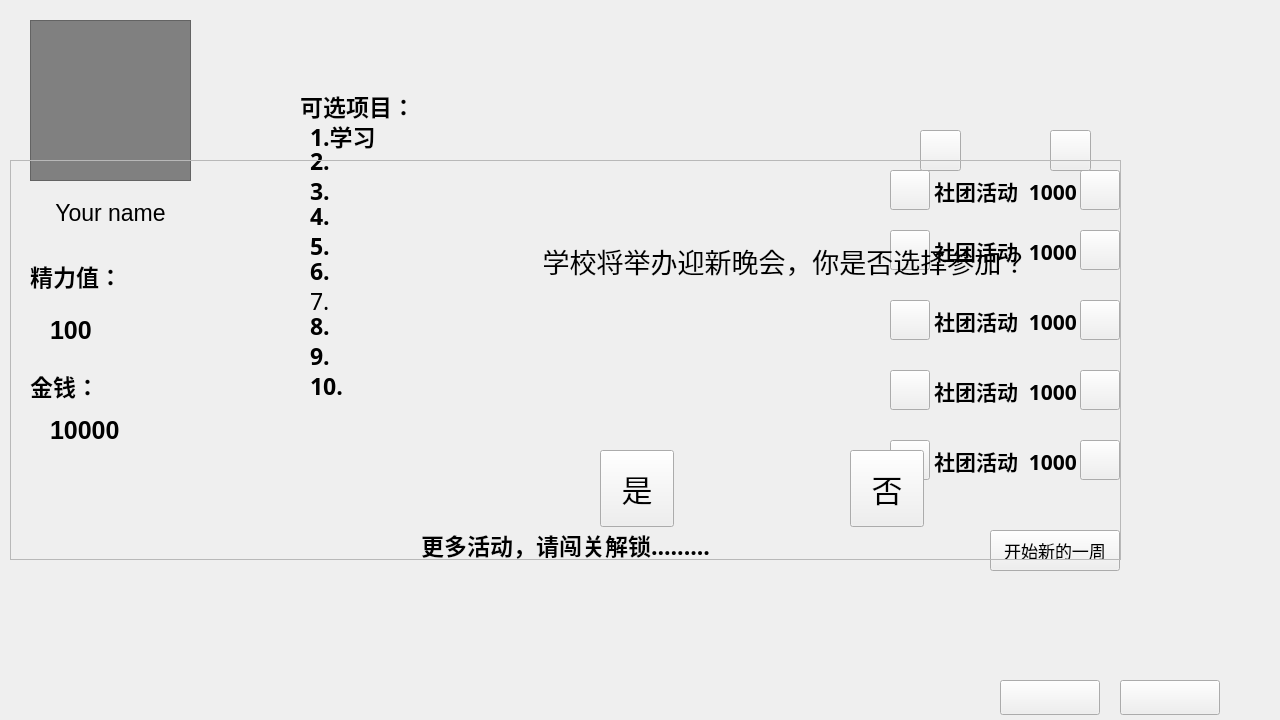
<?xml version="1.0" encoding="UTF-8"?>
<ui version="4.0">
 <class>allocateEnergy</class>
 <widget class="QMainWindow" name="allocateEnergy">
  <property name="geometry">
   <rect>
    <x>0</x>
    <y>0</y>
    <width>1280</width>
    <height>720</height>
   </rect>
  </property>
  <property name="windowTitle">
   <string>MainWindow</string>
  </property>
  <property name="styleSheet">
   <string notr="true">#centralwidget{border-image: url(:/image/resource/Strength_assign/p0424_l.png);}</string>
  </property>
  <widget class="QWidget" name="centralwidget">
   <widget class="QLabel" name="label">
    <property name="geometry">
     <rect>
      <x>230</x>
      <y>40</y>
      <width>991</width>
      <height>631</height>
     </rect>
    </property>
    <property name="styleSheet">
     <string notr="true">border-image: url(:/image/resource/Strength_assign/02_brown.png);</string>
    </property>
    <property name="text">
     <string/>
    </property>
   </widget>
   <widget class="QPushButton" name="pushButton_exit">
    <property name="geometry">
     <rect>
      <x>1120</x>
      <y>680</y>
      <width>100</width>
      <height>35</height>
     </rect>
    </property>
    <property name="styleSheet">
     <string notr="true">#pushButton_exit{
	border-image: url(:/image/resource/exit_button2.png);
	}
#pushButton_exit:hover{
	
	border-image: url(:/image/resource/exit_hover.png);
}</string>
    </property>
    <property name="text">
     <string/>
    </property>
   </widget>
   <widget class="QPushButton" name="pushButton_save">
    <property name="geometry">
     <rect>
      <x>1000</x>
      <y>680</y>
      <width>100</width>
      <height>35</height>
     </rect>
    </property>
    <property name="styleSheet">
     <string notr="true">#pushButton_save{
	
	border-image: url(:/image/resource/save_button2.png);
	}
#pushButton_save:hover{
	
	border-image: url(:/image/resource/save_hover.png);
	}</string>
    </property>
    <property name="text">
     <string/>
    </property>
   </widget>
   <widget class="QLabel" name="label_2">
    <property name="geometry">
     <rect>
      <x>290</x>
      <y>80</y>
      <width>541</width>
      <height>551</height>
     </rect>
    </property>
    <property name="styleSheet">
     <string notr="true">#label_2{border-image: url(:/image/resource/Strength_assign/paper2_yellow_l.png);}</string>
    </property>
    <property name="text">
     <string/>
    </property>
   </widget>
   <widget class="QLabel" name="label_3">
    <property name="geometry">
     <rect>
      <x>850</x>
      <y>90</y>
      <width>311</width>
      <height>531</height>
     </rect>
    </property>
    <property name="styleSheet">
     <string notr="true">border-image: url(:/image/resource/Strength_assign/label2_l.png);</string>
    </property>
    <property name="text">
     <string/>
    </property>
   </widget>
   <widget class="QPushButton" name="pushButton_next">
    <property name="geometry">
     <rect>
      <x>990</x>
      <y>530</y>
      <width>130</width>
      <height>41</height>
     </rect>
    </property>
    <property name="font">
     <font>
      <family>微软雅黑</family>
      <pointsize>13</pointsize>
      <bold>false</bold>
     </font>
    </property>
    <property name="styleSheet">
     <string notr="true">#pushButton_next{
border-image: url(:/image/resource/Strength_assign/002_07.png);
padding:10px;
}
#pushButton_next:hover{
	border-image: url(:/image/resource/Strength_assign/002_07_hover.png);}
#pushButton_next:pressed{
	border-image: url(:/image/resource/Strength_assign/002_07_click.png);}</string>
    </property>
    <property name="text">
     <string>开始新的一周</string>
    </property>
   </widget>
   <widget class="QLabel" name="label_optionalMission">
    <property name="geometry">
     <rect>
      <x>300</x>
      <y>90</y>
      <width>431</width>
      <height>31</height>
     </rect>
    </property>
    <property name="font">
     <font>
      <family>千图笔锋手写体</family>
      <pointsize>17</pointsize>
      <bold>true</bold>
     </font>
    </property>
    <property name="text">
     <string>可选项目：</string>
    </property>
   </widget>
   <widget class="QLabel" name="label_mission2">
    <property name="geometry">
     <rect>
      <x>310</x>
      <y>140</y>
      <width>131</width>
      <height>41</height>
     </rect>
    </property>
    <property name="font">
     <font>
      <family>千图笔锋手写体</family>
      <pointsize>17</pointsize>
      <bold>true</bold>
     </font>
    </property>
    <property name="text">
     <string>2.</string>
    </property>
   </widget>
   <widget class="QLabel" name="label_mission3">
    <property name="geometry">
     <rect>
      <x>310</x>
      <y>170</y>
      <width>131</width>
      <height>41</height>
     </rect>
    </property>
    <property name="font">
     <font>
      <family>千图笔锋手写体</family>
      <pointsize>17</pointsize>
      <bold>true</bold>
     </font>
    </property>
    <property name="text">
     <string>3.</string>
    </property>
   </widget>
   <widget class="QLabel" name="label_5">
    <property name="geometry">
     <rect>
      <x>30</x>
      <y>200</y>
      <width>161</width>
      <height>91</height>
     </rect>
    </property>
    <property name="font">
     <font>
      <pointsize>17</pointsize>
     </font>
    </property>
    <property name="text">
     <string>Your name</string>
    </property>
    <property name="alignment">
     <set>Qt::AlignmentFlag::AlignHCenter|Qt::AlignmentFlag::AlignTop</set>
    </property>
   </widget>
   <widget class="QGraphicsView" name="graphicsView">
    <property name="geometry">
     <rect>
      <x>30</x>
      <y>20</y>
      <width>161</width>
      <height>161</height>
     </rect>
    </property>
    <property name="styleSheet">
     <string notr="true">border-image: url(:/image/resource/Strength_assign/boy_normal_-removebg-preview.png);
background-color:grey;</string>
    </property>
   </widget>
   <widget class="QLabel" name="label_energy">
    <property name="geometry">
     <rect>
      <x>30</x>
      <y>250</y>
      <width>171</width>
      <height>51</height>
     </rect>
    </property>
    <property name="font">
     <font>
      <pointsize>17</pointsize>
      <bold>true</bold>
     </font>
    </property>
    <property name="text">
     <string>精力值：</string>
    </property>
   </widget>
   <widget class="QLabel" name="label_money">
    <property name="geometry">
     <rect>
      <x>30</x>
      <y>360</y>
      <width>171</width>
      <height>51</height>
     </rect>
    </property>
    <property name="font">
     <font>
      <pointsize>17</pointsize>
      <bold>true</bold>
     </font>
    </property>
    <property name="text">
     <string>金钱：</string>
    </property>
   </widget>
   <widget class="QLabel" name="label_moreEvents">
    <property name="geometry">
     <rect>
      <x>360</x>
      <y>529</y>
      <width>411</width>
      <height>31</height>
     </rect>
    </property>
    <property name="font">
     <font>
      <family>千图笔锋手写体</family>
      <pointsize>17</pointsize>
      <bold>true</bold>
     </font>
    </property>
    <property name="text">
     <string>更多活动，请闯关解锁.........</string>
    </property>
    <property name="alignment">
     <set>Qt::AlignmentFlag::AlignCenter</set>
    </property>
   </widget>
   <widget class="QLabel" name="label_mission1">
    <property name="geometry">
     <rect>
      <x>310</x>
      <y>120</y>
      <width>131</width>
      <height>31</height>
     </rect>
    </property>
    <property name="font">
     <font>
      <family>千图笔锋手写体</family>
      <pointsize>17</pointsize>
      <bold>true</bold>
     </font>
    </property>
    <property name="text">
     <string>1.学习</string>
    </property>
   </widget>
   <widget class="QLabel" name="label_mission4">
    <property name="enabled">
     <bool>true</bool>
    </property>
    <property name="geometry">
     <rect>
      <x>310</x>
      <y>200</y>
      <width>131</width>
      <height>31</height>
     </rect>
    </property>
    <property name="font">
     <font>
      <family>千图笔锋手写体</family>
      <pointsize>17</pointsize>
      <bold>true</bold>
     </font>
    </property>
    <property name="text">
     <string>4.</string>
    </property>
   </widget>
   <widget class="QLabel" name="label_mission5">
    <property name="geometry">
     <rect>
      <x>310</x>
      <y>220</y>
      <width>131</width>
      <height>51</height>
     </rect>
    </property>
    <property name="font">
     <font>
      <family>千图笔锋手写体</family>
      <pointsize>17</pointsize>
      <bold>true</bold>
     </font>
    </property>
    <property name="text">
     <string>5.</string>
    </property>
   </widget>
   <widget class="QLabel" name="label_mission6">
    <property name="geometry">
     <rect>
      <x>310</x>
      <y>250</y>
      <width>141</width>
      <height>41</height>
     </rect>
    </property>
    <property name="font">
     <font>
      <family>千图笔锋手写体</family>
      <pointsize>17</pointsize>
      <bold>true</bold>
     </font>
    </property>
    <property name="text">
     <string>6.</string>
    </property>
   </widget>
   <widget class="QLabel" name="label_mission7">
    <property name="geometry">
     <rect>
      <x>310</x>
      <y>280</y>
      <width>141</width>
      <height>41</height>
     </rect>
    </property>
    <property name="font">
     <font>
      <family>千图笔锋手写体</family>
      <pointsize>17</pointsize>
     </font>
    </property>
    <property name="text">
     <string>7.</string>
    </property>
   </widget>
   <widget class="QLabel" name="label_mission8">
    <property name="geometry">
     <rect>
      <x>310</x>
      <y>310</y>
      <width>141</width>
      <height>31</height>
     </rect>
    </property>
    <property name="font">
     <font>
      <family>千图笔锋手写体</family>
      <pointsize>17</pointsize>
      <bold>true</bold>
     </font>
    </property>
    <property name="text">
     <string>8.</string>
    </property>
   </widget>
   <widget class="QLabel" name="label_mission9">
    <property name="geometry">
     <rect>
      <x>310</x>
      <y>335</y>
      <width>141</width>
      <height>41</height>
     </rect>
    </property>
    <property name="font">
     <font>
      <family>千图笔锋手写体</family>
      <pointsize>17</pointsize>
      <bold>true</bold>
     </font>
    </property>
    <property name="text">
     <string>9.</string>
    </property>
   </widget>
   <widget class="QLabel" name="label_mission10">
    <property name="geometry">
     <rect>
      <x>310</x>
      <y>365</y>
      <width>141</width>
      <height>41</height>
     </rect>
    </property>
    <property name="font">
     <font>
      <family>千图笔锋手写体</family>
      <pointsize>17</pointsize>
      <bold>true</bold>
     </font>
    </property>
    <property name="text">
     <string>10.</string>
    </property>
   </widget>
   <widget class="QPushButton" name="pushButton_minus5">
    <property name="geometry">
     <rect>
      <x>890</x>
      <y>440</y>
      <width>40</width>
      <height>40</height>
     </rect>
    </property>
    <property name="font">
     <font>
      <pointsize>48</pointsize>
     </font>
    </property>
    <property name="styleSheet">
     <string notr="true">border-image: url(:/image/resource/减号.png);
</string>
    </property>
    <property name="text">
     <string/>
    </property>
   </widget>
   <widget class="QPushButton" name="pushButton_plus5">
    <property name="geometry">
     <rect>
      <x>1080</x>
      <y>440</y>
      <width>40</width>
      <height>40</height>
     </rect>
    </property>
    <property name="styleSheet">
     <string notr="true">
	border-image: url(:/image/resource/加号.png);</string>
    </property>
    <property name="text">
     <string/>
    </property>
   </widget>
   <widget class="QPushButton" name="pushButton_minus4">
    <property name="geometry">
     <rect>
      <x>890</x>
      <y>370</y>
      <width>40</width>
      <height>40</height>
     </rect>
    </property>
    <property name="font">
     <font>
      <pointsize>48</pointsize>
     </font>
    </property>
    <property name="styleSheet">
     <string notr="true">border-image: url(:/image/resource/减号.png);
</string>
    </property>
    <property name="text">
     <string/>
    </property>
   </widget>
   <widget class="QPushButton" name="pushButton_plus4">
    <property name="geometry">
     <rect>
      <x>1080</x>
      <y>370</y>
      <width>40</width>
      <height>40</height>
     </rect>
    </property>
    <property name="styleSheet">
     <string notr="true">
	border-image: url(:/image/resource/加号.png);</string>
    </property>
    <property name="text">
     <string/>
    </property>
   </widget>
   <widget class="QPushButton" name="pushButton_minus3">
    <property name="geometry">
     <rect>
      <x>890</x>
      <y>300</y>
      <width>40</width>
      <height>40</height>
     </rect>
    </property>
    <property name="font">
     <font>
      <pointsize>48</pointsize>
     </font>
    </property>
    <property name="styleSheet">
     <string notr="true">border-image: url(:/image/resource/减号.png);
</string>
    </property>
    <property name="text">
     <string/>
    </property>
   </widget>
   <widget class="QPushButton" name="pushButton_plus3">
    <property name="geometry">
     <rect>
      <x>1080</x>
      <y>300</y>
      <width>40</width>
      <height>40</height>
     </rect>
    </property>
    <property name="font">
     <font>
      <pointsize>48</pointsize>
     </font>
    </property>
    <property name="styleSheet">
     <string notr="true">border-image: url(:/image/resource/加号.png);
</string>
    </property>
    <property name="text">
     <string/>
    </property>
   </widget>
   <widget class="QPushButton" name="pushButton_plus2">
    <property name="geometry">
     <rect>
      <x>1080</x>
      <y>230</y>
      <width>40</width>
      <height>40</height>
     </rect>
    </property>
    <property name="font">
     <font>
      <pointsize>48</pointsize>
     </font>
    </property>
    <property name="styleSheet">
     <string notr="true">border-image: url(:/image/resource/加号.png);
</string>
    </property>
    <property name="text">
     <string/>
    </property>
   </widget>
   <widget class="QPushButton" name="pushButton_minus2">
    <property name="geometry">
     <rect>
      <x>890</x>
      <y>230</y>
      <width>40</width>
      <height>40</height>
     </rect>
    </property>
    <property name="font">
     <font>
      <pointsize>48</pointsize>
     </font>
    </property>
    <property name="styleSheet">
     <string notr="true">border-image: url(:/image/resource/减号.png);
</string>
    </property>
    <property name="text">
     <string/>
    </property>
   </widget>
   <widget class="QPushButton" name="pushButton_plus1">
    <property name="geometry">
     <rect>
      <x>1080</x>
      <y>170</y>
      <width>40</width>
      <height>40</height>
     </rect>
    </property>
    <property name="font">
     <font>
      <pointsize>48</pointsize>
     </font>
    </property>
    <property name="styleSheet">
     <string notr="true">border-image: url(:/image/resource/加号.png);

</string>
    </property>
    <property name="text">
     <string/>
    </property>
   </widget>
   <widget class="QPushButton" name="pushButton_minus1">
    <property name="geometry">
     <rect>
      <x>890</x>
      <y>170</y>
      <width>40</width>
      <height>40</height>
     </rect>
    </property>
    <property name="font">
     <font>
      <pointsize>51</pointsize>
     </font>
    </property>
    <property name="styleSheet">
     <string notr="true">border-image: url(:/image/resource/减号.png);
</string>
    </property>
    <property name="text">
     <string/>
    </property>
   </widget>
   <widget class="QLabel" name="label_mission1_listed">
    <property name="geometry">
     <rect>
      <x>930</x>
      <y>160</y>
      <width>151</width>
      <height>61</height>
     </rect>
    </property>
    <property name="font">
     <font>
      <family>千图马克手写体</family>
      <pointsize>16</pointsize>
      <bold>true</bold>
     </font>
    </property>
    <property name="text">
     <string>社团活动  1000</string>
    </property>
    <property name="alignment">
     <set>Qt::AlignmentFlag::AlignCenter</set>
    </property>
   </widget>
   <widget class="QLabel" name="label_mission2_listed">
    <property name="geometry">
     <rect>
      <x>930</x>
      <y>220</y>
      <width>151</width>
      <height>61</height>
     </rect>
    </property>
    <property name="font">
     <font>
      <family>千图马克手写体</family>
      <pointsize>16</pointsize>
      <bold>true</bold>
     </font>
    </property>
    <property name="text">
     <string>社团活动  1000</string>
    </property>
    <property name="alignment">
     <set>Qt::AlignmentFlag::AlignCenter</set>
    </property>
   </widget>
   <widget class="QLabel" name="label_mission3_listed">
    <property name="geometry">
     <rect>
      <x>930</x>
      <y>290</y>
      <width>151</width>
      <height>61</height>
     </rect>
    </property>
    <property name="font">
     <font>
      <family>千图马克手写体</family>
      <pointsize>16</pointsize>
      <bold>true</bold>
     </font>
    </property>
    <property name="text">
     <string>社团活动  1000</string>
    </property>
    <property name="alignment">
     <set>Qt::AlignmentFlag::AlignCenter</set>
    </property>
   </widget>
   <widget class="QLabel" name="label_mission4_listed">
    <property name="geometry">
     <rect>
      <x>930</x>
      <y>360</y>
      <width>151</width>
      <height>61</height>
     </rect>
    </property>
    <property name="font">
     <font>
      <family>千图马克手写体</family>
      <pointsize>16</pointsize>
      <bold>true</bold>
     </font>
    </property>
    <property name="text">
     <string>社团活动  1000</string>
    </property>
    <property name="alignment">
     <set>Qt::AlignmentFlag::AlignCenter</set>
    </property>
   </widget>
   <widget class="QLabel" name="label_mission5_listed">
    <property name="geometry">
     <rect>
      <x>930</x>
      <y>430</y>
      <width>151</width>
      <height>61</height>
     </rect>
    </property>
    <property name="font">
     <font>
      <family>千图马克手写体</family>
      <pointsize>16</pointsize>
      <bold>true</bold>
     </font>
    </property>
    <property name="text">
     <string>社团活动  1000</string>
    </property>
    <property name="alignment">
     <set>Qt::AlignmentFlag::AlignCenter</set>
    </property>
   </widget>
   <widget class="QPushButton" name="pushButton_previousPage">
    <property name="geometry">
     <rect>
      <x>920</x>
      <y>130</y>
      <width>41</width>
      <height>41</height>
     </rect>
    </property>
    <property name="styleSheet">
     <string notr="true">border-image: url(:/image/resource/左箭头.png);</string>
    </property>
    <property name="text">
     <string/>
    </property>
   </widget>
   <widget class="QPushButton" name="pushButton_nextPage">
    <property name="geometry">
     <rect>
      <x>1050</x>
      <y>130</y>
      <width>41</width>
      <height>41</height>
     </rect>
    </property>
    <property name="styleSheet">
     <string notr="true">border-image: url(:/image/resource/右箭头.png);</string>
    </property>
    <property name="text">
     <string/>
    </property>
   </widget>
   <widget class="QLabel" name="label_energy_value">
    <property name="geometry">
     <rect>
      <x>50</x>
      <y>310</y>
      <width>131</width>
      <height>41</height>
     </rect>
    </property>
    <property name="font">
     <font>
      <pointsize>19</pointsize>
      <bold>true</bold>
     </font>
    </property>
    <property name="text">
     <string>100</string>
    </property>
   </widget>
   <widget class="QLabel" name="label_money_value">
    <property name="geometry">
     <rect>
      <x>50</x>
      <y>400</y>
      <width>151</width>
      <height>61</height>
     </rect>
    </property>
    <property name="font">
     <font>
      <pointsize>19</pointsize>
      <bold>true</bold>
     </font>
    </property>
    <property name="text">
     <string>10000</string>
    </property>
   </widget>
   <widget class="QFrame" name="frame_modal">
    <property name="geometry">
     <rect>
      <x>10</x>
      <y>160</y>
      <width>1111</width>
      <height>400</height>
     </rect>
    </property>
    <property name="styleSheet">
     <string notr="true">#frame_modal{border-image: url(:/image/resource/弹窗.png);}</string>
    </property>
    <property name="frameShape">
     <enum>QFrame::Shape::StyledPanel</enum>
    </property>
    <property name="frameShadow">
     <enum>QFrame::Shadow::Raised</enum>
    </property>
    <widget class="QLabel" name="label_content">
     <property name="geometry">
      <rect>
       <x>450</x>
       <y>40</y>
       <width>651</width>
       <height>121</height>
      </rect>
     </property>
     <property name="font">
      <font>
       <pointsize>20</pointsize>
       <bold>false</bold>
      </font>
     </property>
     <property name="text">
      <string>学校将举办迎新晚会，你是否选择参加？</string>
     </property>
     <property name="alignment">
      <set>Qt::AlignmentFlag::AlignCenter</set>
     </property>
    </widget>
    <widget class="QPushButton" name="pushButton_yes">
     <property name="geometry">
      <rect>
       <x>590</x>
       <y>290</y>
       <width>74</width>
       <height>77</height>
      </rect>
     </property>
     <property name="font">
      <font>
       <pointsize>23</pointsize>
      </font>
     </property>
     <property name="styleSheet">
      <string notr="true">border-image: url(:/image/resource/004_02.png);</string>
     </property>
     <property name="text">
      <string>是</string>
     </property>
    </widget>
    <widget class="QPushButton" name="pushButton_no">
     <property name="geometry">
      <rect>
       <x>840</x>
       <y>290</y>
       <width>74</width>
       <height>77</height>
      </rect>
     </property>
     <property name="font">
      <font>
       <pointsize>23</pointsize>
      </font>
     </property>
     <property name="styleSheet">
      <string notr="true">border-image: url(:/image/resource/004_07.png);</string>
     </property>
     <property name="text">
      <string>否</string>
     </property>
    </widget>
   </widget>
   <widget class="QFrame" name="frame_selectArea">
    <property name="geometry">
     <rect>
      <x>310</x>
      <y>120</y>
      <width>311</width>
      <height>351</height>
     </rect>
    </property>
    <property name="styleSheet">
     <string notr="true">background-color: transparent;
border:0px;</string>
    </property>
    <property name="frameShape">
     <enum>QFrame::Shape::StyledPanel</enum>
    </property>
    <property name="frameShadow">
     <enum>QFrame::Shadow::Raised</enum>
    </property>
   </widget>
   <zorder>label_energy_value</zorder>
   <zorder>label_energy</zorder>
   <zorder>label</zorder>
   <zorder>pushButton_exit</zorder>
   <zorder>pushButton_save</zorder>
   <zorder>label_2</zorder>
   <zorder>label_3</zorder>
   <zorder>pushButton_next</zorder>
   <zorder>label_optionalMission</zorder>
   <zorder>label_mission2</zorder>
   <zorder>label_mission3</zorder>
   <zorder>label_5</zorder>
   <zorder>graphicsView</zorder>
   <zorder>label_money</zorder>
   <zorder>label_moreEvents</zorder>
   <zorder>label_mission1</zorder>
   <zorder>label_mission4</zorder>
   <zorder>label_mission5</zorder>
   <zorder>label_mission6</zorder>
   <zorder>label_mission7</zorder>
   <zorder>label_mission8</zorder>
   <zorder>label_mission9</zorder>
   <zorder>label_mission10</zorder>
   <zorder>pushButton_minus5</zorder>
   <zorder>pushButton_plus5</zorder>
   <zorder>pushButton_minus4</zorder>
   <zorder>pushButton_plus4</zorder>
   <zorder>pushButton_minus3</zorder>
   <zorder>pushButton_plus3</zorder>
   <zorder>pushButton_plus2</zorder>
   <zorder>pushButton_minus2</zorder>
   <zorder>pushButton_plus1</zorder>
   <zorder>pushButton_minus1</zorder>
   <zorder>label_mission1_listed</zorder>
   <zorder>label_mission2_listed</zorder>
   <zorder>label_mission3_listed</zorder>
   <zorder>label_mission4_listed</zorder>
   <zorder>label_mission5_listed</zorder>
   <zorder>pushButton_previousPage</zorder>
   <zorder>pushButton_nextPage</zorder>
   <zorder>label_money_value</zorder>
   <zorder>frame_modal</zorder>
   <zorder>frame_selectArea</zorder>
  </widget>
 </widget>
 <resources>
  <include location="../resource/resource3.qrc"/>
 </resources>
 <connections/>
</ui>
